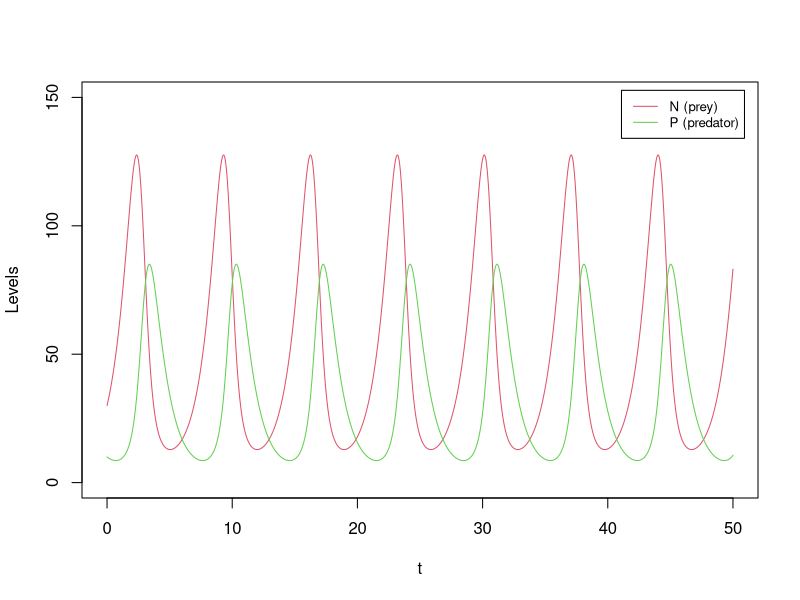
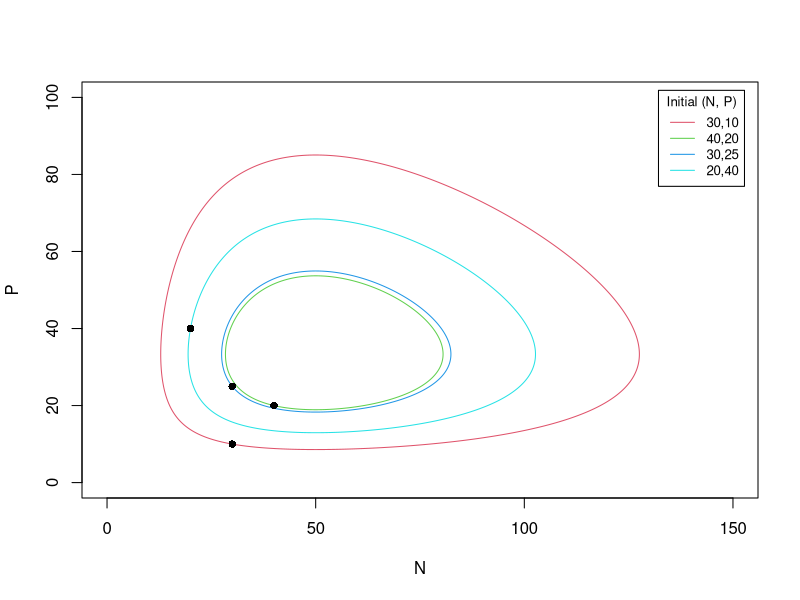
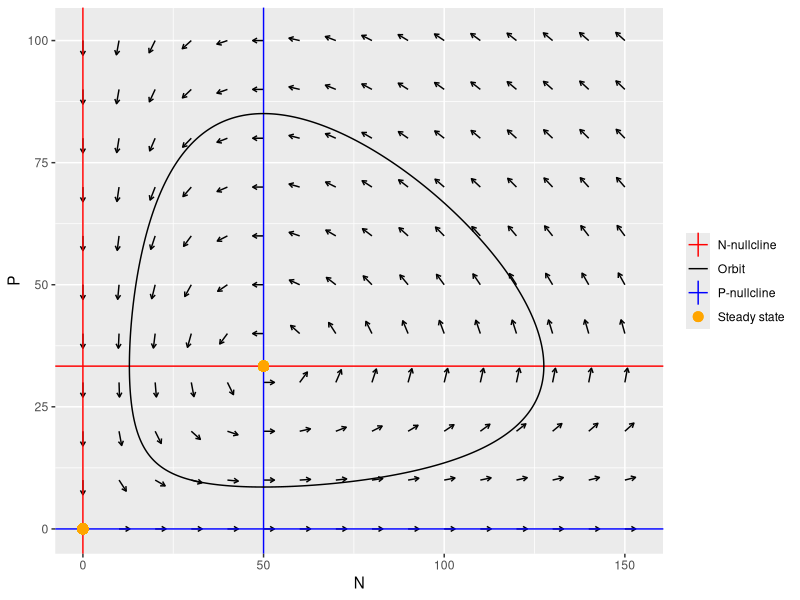
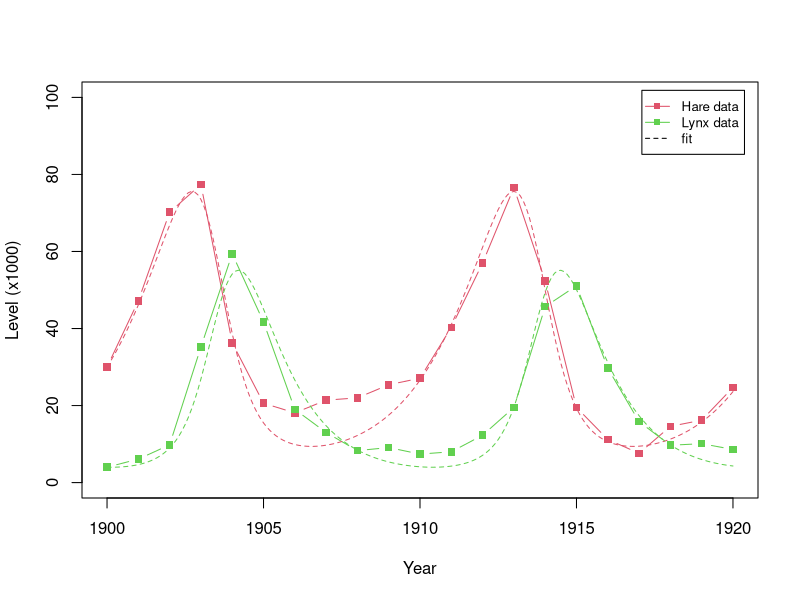

The R source for these figures, in order:
## ---- chunk 1
derivs_LV <- function(t, Xs, a, b, c, d) {   # Lotka-Volterra: prey N, predator P
  N <- Xs[1]; P <- Xs[2]
  c(N * (a - b * P), P * (c * N - d))
}

# generic multi-variable RK4 (same as Part 3A)
RK4_generic <- function(derivs, X0, t.total, dt, ...) {
  t_all <- seq(0, t.total, by = dt); n_all <- length(t_all)
  X_all <- matrix(0, n_all, length(X0)); X_all[1, ] <- X0
  for (i in 1:(n_all - 1)) {
    t0 <- t_all[i]
    k1 <- dt * derivs(t0,          X_all[i, ],          ...)
    k2 <- dt * derivs(t0 + dt / 2, X_all[i, ] + k1 / 2, ...)
    k3 <- dt * derivs(t0 + dt / 2, X_all[i, ] + k2 / 2, ...)
    k4 <- dt * derivs(t0 + dt,     X_all[i, ] + k3,     ...)
    X_all[i + 1, ] <- X_all[i, ] + (k1 + 2 * k2 + 2 * k3 + k4) / 6
  }
  cbind(t_all, X_all)
}
## ---- chunk 2
a <- 1; b <- 0.03; c <- 0.02; d <- 1
res <- RK4_generic(derivs_LV, c(30, 10), 50, 0.01, a, b, c, d)   # coexistence
plot(res[, 1], res[, 2], type = "l", col = 2, xlab = "t", ylab = "Levels",
     xlim = c(0, 50), ylim = c(0, 150))
lines(res[, 1], res[, 3], col = 3)                              # predator lags prey
legend("topright", inset = 0.02, legend = c("N (prey)", "P (predator)"),
       col = 2:3, lty = 1, cex = 0.8)
## ---- chunk 3
# nested closed orbits from four initial conditions
ICs <- rbind(c(30, 10), c(40, 20), c(30, 25), c(20, 40))
plot(NULL, xlab = "N", ylab = "P", xlim = c(0, 150), ylim = c(0, 100))
for (i in seq_len(nrow(ICs))) {
  r <- RK4_generic(derivs_LV, ICs[i, ], 50, 0.01, a, b, c, d)
  lines(r[, 2], r[, 3], col = i + 1)
}
points(ICs[, 1], ICs[, 2], pch = 16)
legend("topright", inset = 0.02, title = "Initial (N, P)",
       legend = apply(ICs, 1, paste, collapse = ","), col = 2:5, lty = 1, cex = 0.8)
## ---- chunk 4
#| message: false
#| warning: false
library(ggplot2)
grid <- expand.grid(N = seq(0, 150, 10), P = seq(0, 100, 10))
vfu <- t(apply(grid, 1, function(Xs) {
  v <- derivs_LV(0, Xs, a, b, c, d); c(Xs, v / sqrt(sum(v^2)))
}))
vfu <- as.data.frame(vfu); colnames(vfu) <- c("N", "P", "dN", "dP")
p_field <- ggplot(vfu, aes(N, P)) +
  geom_segment(aes(xend = N + 3 * dN, yend = P + 3 * dP),
               arrow = arrow(length = unit(0.05, "in")))

orbit <- as.data.frame(RK4_generic(derivs_LV, c(30, 10), 50, 0.01, a, b, c, d))
colnames(orbit) <- c("t", "N", "P")
p_field +
  geom_vline(aes(xintercept = 0,   colour = "N-nullcline")) +
  geom_hline(aes(yintercept = a/b, colour = "N-nullcline")) +
  geom_hline(aes(yintercept = 0,   colour = "P-nullcline")) +
  geom_vline(aes(xintercept = d/c, colour = "P-nullcline")) +
  geom_point(aes(x = 0,   y = 0,   colour = "Steady state"), size = 3) +
  geom_point(aes(x = d/c, y = a/b, colour = "Steady state"), size = 3) +
  geom_path(data = orbit, aes(N, P, colour = "Orbit")) +
  scale_colour_manual(values = c("red", "black", "blue", "orange")) +
  labs(colour = NULL)
## ---- chunk 5
# numerical-Jacobian stability classifier (same as Part 3B)
stability_2D <- function(derivs, ss, ...) {
  delta <- 0.001
  f0  <- derivs(0, ss, ...)
  fdx <- derivs(0, ss + c(delta, 0), ...)
  fdy <- derivs(0, ss + c(0, delta), ...)
  jacobian <- matrix(c((fdx[1] - f0[1]) / delta, (fdx[2] - f0[2]) / delta,
                       (fdy[1] - f0[1]) / delta, (fdy[2] - f0[2]) / delta), 2)
  lambda <- eigen(jacobian)$values
  if (is.complex(lambda)) {
    if (Re(lambda[1]) < 0) 4 else 5
  } else if (lambda[1] < 0 && lambda[2] < 0) 1
  else if (lambda[1] >= 0 && lambda[2] >= 0) 2 else 3
}

ss_all <- rbind(c(0, 0), c(d / c, a / b))
ss_stab <- t(apply(ss_all, 1, function(ss) c(ss, stability_2D(derivs_LV, ss, a, b, c, d))))
colnames(ss_stab) <- c("N", "P", "Stability")
ss_stab   # 3 = saddle (X1); 5 = center reported as unstable spiral (X2)
## ---- chunk 6
lvdata <- data.frame(
  year = 1900:1920,
  hare = c(30, 47.2, 70.2, 77.4, 36.3, 20.6, 18.1, 21.4, 22, 25.4, 27.1,
           40.3, 57, 76.6, 52.3, 19.5, 11.2, 7.6, 14.6, 16.2, 24.7),
  lynx = c(4, 6.1, 9.8, 35.2, 59.4, 41.7, 19, 13, 8.3, 9.1, 7.4, 8, 12.3,
           19.5, 45.7, 51.1, 29.7, 15.8, 9.7, 10.1, 8.6))
knitr::kable(head(lvdata), col.names = c("Year", "Hare (x1000)", "Lynx (x1000)"))
## ---- chunk 7
# linear regression: centered finite differences give a linear system in the parameters
N <- lvdata$hare; P <- lvdata$lynx; tot <- length(N)
mid <- 2:(tot - 1)
d_n <- data.frame(dNdt = (N[3:tot] - N[1:(tot - 2)]) / 2, n = N[mid], mnp = -N[mid] * P[mid])
d_p <- data.frame(dPdt = (P[3:tot] - P[1:(tot - 2)]) / 2, np = N[mid] * P[mid], mp = -P[mid])
model_n <- lm(dNdt ~ 0 + n + mnp, d_n)     # coefficients a, b
model_p <- lm(dPdt ~ 0 + np + mp, d_p)     # coefficients c, d
p_lr <- c(coef(model_n), coef(model_p))
names(p_lr) <- c("a", "b", "c", "d"); p_lr
## ---- chunk 8
#| warning: false
# error minimization: SSD between simulated and observed levels, minimized by nlm
# (some parameter guesses make the ODE blow up; nlm quietly recovers)
data_LV <- cbind(lvdata$hare, lvdata$lynx)
cal_error <- function(p, nsteps = 10) {
  t.total <- nrow(data_LV) - 1
  sim <- RK4_generic(derivs_LV, data_LV[1, ], t.total, 1 / nsteps, p[1], p[2], p[3], p[4])
  sim <- sim[seq(1, nrow(sim), by = nsteps), 2:3]
  sum((data_LV - sim)^2)
}
fitted <- nlm(cal_error, p_lr)
p_fit <- fitted$estimate; names(p_fit) <- c("a", "b", "c", "d")
round(p_fit, 4)
## ---- chunk 9
sim <- RK4_generic(derivs_LV, data_LV[1, ], 20, 0.1, p_fit[1], p_fit[2], p_fit[3], p_fit[4])
plot(lvdata$year, lvdata$hare, type = "b", pch = 15, col = 2, xlab = "Year",
     ylab = "Level (x1000)", xlim = c(1900, 1920), ylim = c(0, 100))
lines(lvdata$year, lvdata$lynx, type = "b", pch = 15, col = 3)
lines(sim[, 1] + 1900, sim[, 2], col = 2, lty = 2)
lines(sim[, 1] + 1900, sim[, 3], col = 3, lty = 2)
legend("topright", inset = 0.02, legend = c("Hare data", "Lynx data", "fit"),
       col = c(2, 3, 1), lty = c(1, 1, 2), pch = c(15, 15, NA), cex = 0.8)
